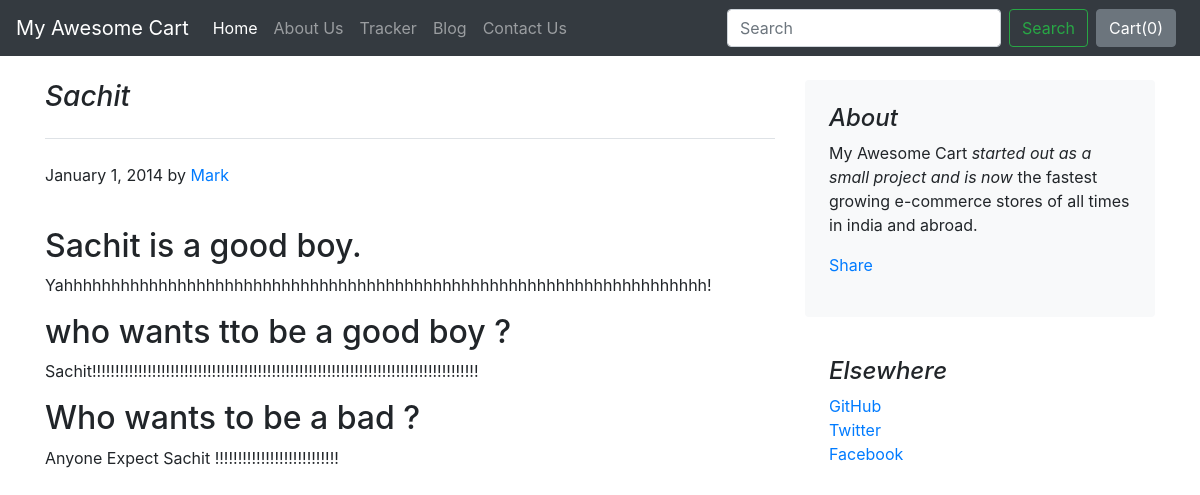
The page /blog/blogpost/1 on the database its author committed.
### blog/models.py (models this page shows)
class Blogpost(models.Model):
    post_id = models.AutoField(primary_key= True)
    tilte = models.CharField(max_length=50)
    head0 = models.CharField(max_length=500, default="")
    chead0 = models.CharField(max_length=5000, default="")
    head1 = models.CharField(max_length=500, default="")
    chead1 = models.CharField(max_length=5000, default="")
    head2 = models.CharField(max_length=500, default="")
    chead2 = models.CharField(max_length=5000, default="")
    pub_date = models.DateField()
    thumbnail = models.ImageField(upload_to='shop/images', default="")
    def __str__(self):
        return self.tilte

### blog/views.py (the view)
# urls.py: path("blogpost/<int:id>", views.blogpost, name="blogHome")
def blogpost(request, id):
    post = Blogpost.objects.filter(post_id = id)[0]
    print(post)
    return render(request, 'blog/blogpost.html',{'post':post})

### blog/templates/blog/blogpost.html (shortened to what this page needs)
{% extends 'blog/basic.html' %}
{% block body %}
<div class="container">
    <div class="row mt-4">
        <div class="col-md-8 blog-main">
            <h3 class="pb-4 mb-4 font-italic border-bottom">
                {{post.tilte}}
            </h3>
            <div class="blog-post">
                <p class="blog-post-meta">January 1, 2014 by <a href="#">Mark</a></p>
                <div class="fb-like" data-href="http://127.0.0.1:8000/blog/blogpost/{{post.post_id}}"  data-layout="standard" data-action="like" data-size="large" data-show-faces="false" data-share="true"></div><br>
                <h2>{{post.head0}}</h2>
                <p>{{post.chead0}}</p>
                <h2>{{post.head1}}</h2>
                <p>{{post.chead1}}</p>
                <h2>{{post.head2}}</h2>
                <p>{{post.chead2}}</p>
            </div>
        </div>
        <aside class="col-md-4 blog-sidebar">
            <div class="p-4 mb-3 bg-light rounded">
                <h4 class="font-italic">About</h4>
                <p class="mb-0">My Awesome Cart <em>started out as a small project and is now</em> the fastest growing e-commerce stores of all times in india and abroad.</p>
                <div class="my-3 fb-share-button" data-href="http://127.0.0.1:8000/blog/blogpost/{{post.post_id}}" data-layout="button_count" data-size="large"><a target="_blank" href="https://www.facebook.com/sharer/sharer.php?u=http%3A%2F%2F127.0.0.1%3A8000%2Fblog%2Fblogpost%2F4&src=sdkpreparse" class="fb-xfbml-parse-ignore">Share</a></div>
            </div>
            <div class="p-4">
                <h4 class="font-italic">Elsewhere</h4>
                <ol class="list-unstyled">
                    <li><a href="#">GitHub</a></li>
                    <li><a href="#">Twitter</a></li>
                    <li><a href="#">Facebook</a></li>
                </ol>
            </div>
        </aside>
    </div>
</div>
{% endblock %}

### rows shown on the page
Blogpost: tilte "Sachit", head0 "Sachit is a good boy.", chead0 "Yahhhhhhhhhhhhhhhhhhhhhhhhhhhhhhhhhhhhhhhhhhhhhhhhhhhhhhhhhhhhhhhhhhhh!", head1 "who wants tto be a good boy ?", chead1 "Sachit!!!!!!!!!!!!!!!!!!!!!!!!!!!!!!!!!!!!!!!!!!!!!!!!!!!!!!!!!!!!!!!!!!!!!!!!!!!!!!!!!!!!", head2 "Who wants to be a bad ?", chead2 "Anyone Expect Sachit !!!!!!!!!!!!!!!!!!!!!!!!!!!"
